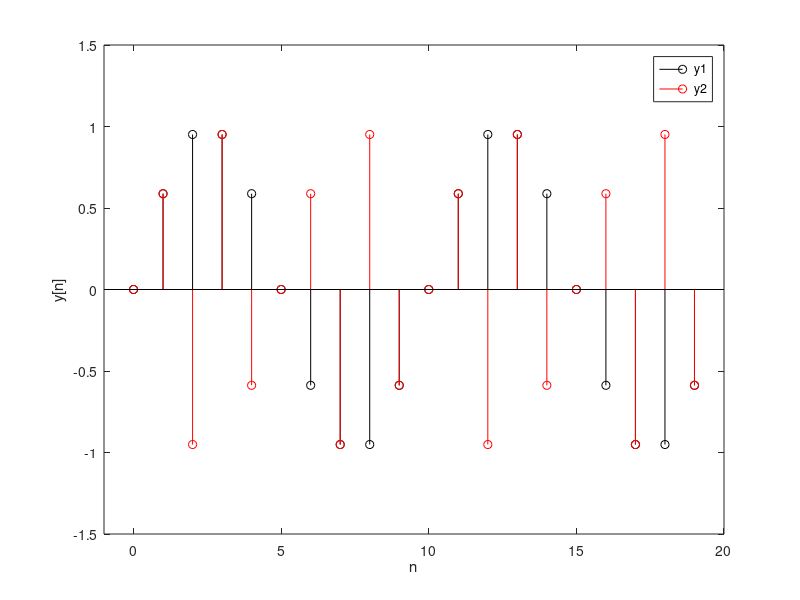

This figure's MATLAB source:
v1 = 0.1; v2 = 0.4;
n = 0:1:19;
func = @(n,v) sin(2*pi*v*n);
x1 = func(n,v1);
x2 = func(n,v2);



%soundsc(x,Fs);

b0 = 0.5;
b1 = 0.5;

N = length(x1); % Length of input signal
y1 = zeros(size(x1)); % Allocate space for outut

y1(1) = b0*x1(1); % First sample, assuming x(0) = 0
for n=2:N % Remaining samples
    y1(n) = b0*x1(n) + b1*x1(n-1);
end

N = length(x2); % Length of input signal
y2 = zeros(size(x2)); % Allocate space for outut

y2(1) = b0*x2(1); % First sample, assuming x(0) = 0
for n=2:N % Remaining samples
    y2(n) = b0*x2(n) + b1*x2(n-1);
end

n = 0:1:19;
figure(1);
clf; hold on;
stem(n,x1,'ko');
stem(n,x2,'ro');
axis([-1 20 -1.5 1.5]);
box on;
xlabel('n'); ylabel('y[n]');
legend({'y1', 'y2'})